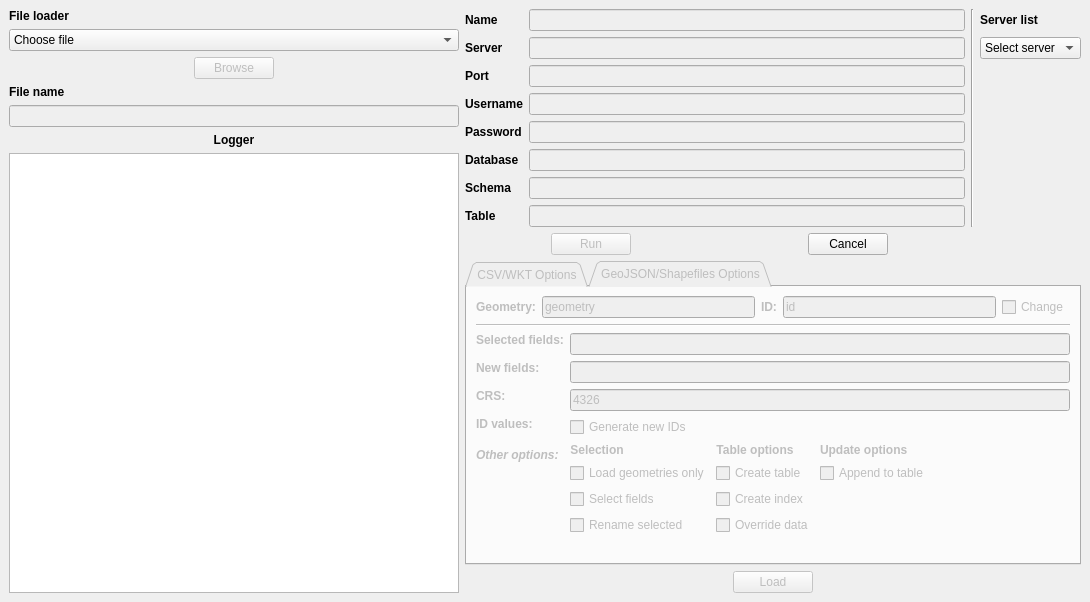
<?xml version="1.0" encoding="UTF-8"?>
<ui version="4.0">
 <class>DataImporter</class>
 <widget class="QMainWindow" name="DataImporter">
  <property name="geometry">
   <rect>
    <x>0</x>
    <y>0</y>
    <width>1090</width>
    <height>602</height>
   </rect>
  </property>
  <property name="windowTitle">
   <string>DataImporter v1.4</string>
  </property>
  <widget class="QWidget" name="centralwidget">
   <layout class="QHBoxLayout" name="horizontalLayout_4">
    <item>
     <layout class="QHBoxLayout" name="horizontalLayout_3">
      <item>
       <layout class="QVBoxLayout" name="verticalLayout">
        <item>
         <widget class="QLabel" name="label_9">
          <property name="sizePolicy">
           <sizepolicy hsizetype="Fixed" vsizetype="Fixed">
            <horstretch>0</horstretch>
            <verstretch>0</verstretch>
           </sizepolicy>
          </property>
          <property name="text">
           <string>&lt;html&gt;&lt;head/&gt;&lt;body&gt;&lt;p align=&quot;center&quot;&gt;&lt;span style=&quot; font-weight:600;&quot;&gt;File loader&lt;/span&gt;&lt;/p&gt;&lt;/body&gt;&lt;/html&gt;</string>
          </property>
         </widget>
        </item>
        <item>
         <widget class="QComboBox" name="fileSelector">
          <property name="sizePolicy">
           <sizepolicy hsizetype="Preferred" vsizetype="Fixed">
            <horstretch>0</horstretch>
            <verstretch>0</verstretch>
           </sizepolicy>
          </property>
          <item>
           <property name="text">
            <string>Choose file</string>
           </property>
          </item>
          <item>
           <property name="text">
            <string>CSV</string>
           </property>
          </item>
          <item>
           <property name="text">
            <string>GeoJSON</string>
           </property>
          </item>
          <item>
           <property name="text">
            <string>Shapefile</string>
           </property>
          </item>
         </widget>
        </item>
        <item alignment="Qt::AlignHCenter">
         <widget class="QPushButton" name="browse">
          <property name="enabled">
           <bool>false</bool>
          </property>
          <property name="sizePolicy">
           <sizepolicy hsizetype="Fixed" vsizetype="Fixed">
            <horstretch>0</horstretch>
            <verstretch>0</verstretch>
           </sizepolicy>
          </property>
          <property name="text">
           <string>Browse</string>
          </property>
         </widget>
        </item>
        <item>
         <widget class="QLabel" name="label_8">
          <property name="sizePolicy">
           <sizepolicy hsizetype="Fixed" vsizetype="Fixed">
            <horstretch>0</horstretch>
            <verstretch>0</verstretch>
           </sizepolicy>
          </property>
          <property name="text">
           <string>&lt;html&gt;&lt;head/&gt;&lt;body&gt;&lt;p&gt;&lt;span style=&quot; font-weight:600;&quot;&gt;File name&lt;/span&gt;&lt;/p&gt;&lt;/body&gt;&lt;/html&gt;</string>
          </property>
         </widget>
        </item>
        <item>
         <widget class="QLineEdit" name="filename">
          <property name="enabled">
           <bool>false</bool>
          </property>
          <property name="sizePolicy">
           <sizepolicy hsizetype="Preferred" vsizetype="Fixed">
            <horstretch>0</horstretch>
            <verstretch>0</verstretch>
           </sizepolicy>
          </property>
         </widget>
        </item>
        <item>
         <widget class="QLabel" name="label_10">
          <property name="sizePolicy">
           <sizepolicy hsizetype="Preferred" vsizetype="Fixed">
            <horstretch>0</horstretch>
            <verstretch>0</verstretch>
           </sizepolicy>
          </property>
          <property name="text">
           <string>&lt;html&gt;&lt;head/&gt;&lt;body&gt;&lt;p align=&quot;center&quot;&gt;&lt;span style=&quot; font-weight:600;&quot;&gt;Logger&lt;/span&gt;&lt;/p&gt;&lt;/body&gt;&lt;/html&gt;</string>
          </property>
         </widget>
        </item>
        <item>
         <widget class="QTextBrowser" name="browser">
          <property name="sizePolicy">
           <sizepolicy hsizetype="Fixed" vsizetype="Preferred">
            <horstretch>1</horstretch>
            <verstretch>0</verstretch>
           </sizepolicy>
          </property>
          <property name="minimumSize">
           <size>
            <width>450</width>
            <height>0</height>
           </size>
          </property>
          <property name="maximumSize">
           <size>
            <width>450</width>
            <height>16777215</height>
           </size>
          </property>
         </widget>
        </item>
       </layout>
      </item>
      <item>
       <layout class="QVBoxLayout" name="verticalLayout_4">
        <item>
         <layout class="QVBoxLayout" name="verticalLayout_3">
          <item>
           <layout class="QGridLayout" name="gridLayout_5">
            <item row="4" column="1">
             <widget class="QLineEdit" name="password">
              <property name="enabled">
               <bool>false</bool>
              </property>
              <property name="echoMode">
               <enum>QLineEdit::Password</enum>
              </property>
             </widget>
            </item>
            <item row="2" column="1">
             <widget class="QLineEdit" name="port">
              <property name="enabled">
               <bool>false</bool>
              </property>
              <property name="text">
               <string/>
              </property>
             </widget>
            </item>
            <item row="5" column="0">
             <widget class="QLabel" name="label_5">
              <property name="sizePolicy">
               <sizepolicy hsizetype="Fixed" vsizetype="Preferred">
                <horstretch>0</horstretch>
                <verstretch>0</verstretch>
               </sizepolicy>
              </property>
              <property name="text">
               <string>&lt;html&gt;&lt;head/&gt;&lt;body&gt;&lt;p&gt;&lt;span style=&quot; font-weight:600;&quot;&gt;Database&lt;/span&gt;&lt;/p&gt;&lt;/body&gt;&lt;/html&gt;</string>
              </property>
             </widget>
            </item>
            <item row="3" column="1">
             <widget class="QLineEdit" name="username">
              <property name="enabled">
               <bool>false</bool>
              </property>
              <property name="text">
               <string/>
              </property>
             </widget>
            </item>
            <item row="1" column="0">
             <widget class="QLabel" name="label">
              <property name="sizePolicy">
               <sizepolicy hsizetype="Fixed" vsizetype="Preferred">
                <horstretch>0</horstretch>
                <verstretch>0</verstretch>
               </sizepolicy>
              </property>
              <property name="text">
               <string>&lt;html&gt;&lt;head/&gt;&lt;body&gt;&lt;p&gt;&lt;span style=&quot; font-weight:600;&quot;&gt;Server&lt;/span&gt;&lt;/p&gt;&lt;/body&gt;&lt;/html&gt;</string>
              </property>
             </widget>
            </item>
            <item row="6" column="1">
             <widget class="QLineEdit" name="schema">
              <property name="enabled">
               <bool>false</bool>
              </property>
              <property name="text">
               <string/>
              </property>
             </widget>
            </item>
            <item row="3" column="0">
             <widget class="QLabel" name="label_4">
              <property name="sizePolicy">
               <sizepolicy hsizetype="Fixed" vsizetype="Preferred">
                <horstretch>0</horstretch>
                <verstretch>0</verstretch>
               </sizepolicy>
              </property>
              <property name="text">
               <string>&lt;html&gt;&lt;head/&gt;&lt;body&gt;&lt;p&gt;&lt;span style=&quot; font-weight:600;&quot;&gt;Username&lt;/span&gt;&lt;/p&gt;&lt;/body&gt;&lt;/html&gt;</string>
              </property>
             </widget>
            </item>
            <item row="7" column="0">
             <widget class="QLabel" name="label_7">
              <property name="sizePolicy">
               <sizepolicy hsizetype="Fixed" vsizetype="Preferred">
                <horstretch>0</horstretch>
                <verstretch>0</verstretch>
               </sizepolicy>
              </property>
              <property name="text">
               <string>&lt;html&gt;&lt;head/&gt;&lt;body&gt;&lt;p&gt;&lt;span style=&quot; font-weight:600;&quot;&gt;Table&lt;/span&gt;&lt;/p&gt;&lt;/body&gt;&lt;/html&gt;</string>
              </property>
             </widget>
            </item>
            <item row="5" column="1">
             <widget class="QLineEdit" name="database">
              <property name="enabled">
               <bool>false</bool>
              </property>
              <property name="text">
               <string/>
              </property>
             </widget>
            </item>
            <item row="4" column="0">
             <widget class="QLabel" name="label_3">
              <property name="sizePolicy">
               <sizepolicy hsizetype="Fixed" vsizetype="Preferred">
                <horstretch>0</horstretch>
                <verstretch>0</verstretch>
               </sizepolicy>
              </property>
              <property name="text">
               <string>&lt;html&gt;&lt;head/&gt;&lt;body&gt;&lt;p&gt;&lt;span style=&quot; font-weight:600;&quot;&gt;Password&lt;/span&gt;&lt;/p&gt;&lt;/body&gt;&lt;/html&gt;</string>
              </property>
             </widget>
            </item>
            <item row="1" column="1">
             <widget class="QLineEdit" name="server">
              <property name="enabled">
               <bool>false</bool>
              </property>
              <property name="text">
               <string/>
              </property>
             </widget>
            </item>
            <item row="2" column="0">
             <widget class="QLabel" name="label_2">
              <property name="sizePolicy">
               <sizepolicy hsizetype="Fixed" vsizetype="Preferred">
                <horstretch>0</horstretch>
                <verstretch>0</verstretch>
               </sizepolicy>
              </property>
              <property name="text">
               <string>&lt;html&gt;&lt;head/&gt;&lt;body&gt;&lt;p&gt;&lt;span style=&quot; font-weight:600;&quot;&gt;Port&lt;/span&gt;&lt;/p&gt;&lt;/body&gt;&lt;/html&gt;</string>
              </property>
             </widget>
            </item>
            <item row="6" column="0">
             <widget class="QLabel" name="label_6">
              <property name="sizePolicy">
               <sizepolicy hsizetype="Fixed" vsizetype="Preferred">
                <horstretch>0</horstretch>
                <verstretch>0</verstretch>
               </sizepolicy>
              </property>
              <property name="text">
               <string>&lt;html&gt;&lt;head/&gt;&lt;body&gt;&lt;p&gt;&lt;span style=&quot; font-weight:600;&quot;&gt;Schema&lt;/span&gt;&lt;/p&gt;&lt;/body&gt;&lt;/html&gt;</string>
              </property>
             </widget>
            </item>
            <item row="7" column="1">
             <widget class="QLineEdit" name="table">
              <property name="enabled">
               <bool>false</bool>
              </property>
             </widget>
            </item>
            <item row="0" column="0">
             <widget class="QLabel" name="label_23">
              <property name="text">
               <string>&lt;html&gt;&lt;head/&gt;&lt;body&gt;&lt;p&gt;&lt;span style=&quot; font-weight:600;&quot;&gt;Name&lt;/span&gt;&lt;/p&gt;&lt;/body&gt;&lt;/html&gt;</string>
              </property>
             </widget>
            </item>
            <item row="0" column="1">
             <widget class="QLineEdit" name="conName">
              <property name="enabled">
               <bool>false</bool>
              </property>
             </widget>
            </item>
            <item row="0" column="2" rowspan="8">
             <widget class="Line" name="line_2">
              <property name="orientation">
               <enum>Qt::Vertical</enum>
              </property>
             </widget>
            </item>
            <item row="0" column="3">
             <widget class="QLabel" name="label_24">
              <property name="text">
               <string>&lt;html&gt;&lt;head/&gt;&lt;body&gt;&lt;p&gt;&lt;span style=&quot; font-weight:600;&quot;&gt;Server list&lt;/span&gt;&lt;/p&gt;&lt;/body&gt;&lt;/html&gt;</string>
              </property>
             </widget>
            </item>
            <item row="1" column="3">
             <widget class="QComboBox" name="serverList">
              <property name="sizeAdjustPolicy">
               <enum>QComboBox::AdjustToContents</enum>
              </property>
              <item>
               <property name="text">
                <string>Select server</string>
               </property>
              </item>
             </widget>
            </item>
            <item row="8" column="0" colspan="3">
             <layout class="QGridLayout" name="gridLayout">
              <item row="0" column="0" alignment="Qt::AlignHCenter">
               <widget class="QPushButton" name="run">
                <property name="enabled">
                 <bool>false</bool>
                </property>
                <property name="sizePolicy">
                 <sizepolicy hsizetype="Fixed" vsizetype="Fixed">
                  <horstretch>0</horstretch>
                  <verstretch>0</verstretch>
                 </sizepolicy>
                </property>
                <property name="text">
                 <string>Run</string>
                </property>
               </widget>
              </item>
              <item row="0" column="1" alignment="Qt::AlignHCenter">
               <widget class="QPushButton" name="cancel">
                <property name="sizePolicy">
                 <sizepolicy hsizetype="Fixed" vsizetype="Fixed">
                  <horstretch>0</horstretch>
                  <verstretch>0</verstretch>
                 </sizepolicy>
                </property>
                <property name="text">
                 <string>Cancel</string>
                </property>
               </widget>
              </item>
             </layout>
            </item>
           </layout>
          </item>
         </layout>
        </item>
        <item>
         <layout class="QGridLayout" name="gridLayout_3">
          <item row="1" column="1">
           <layout class="QHBoxLayout" name="horizontalLayout">
            <item>
             <widget class="QPushButton" name="load">
              <property name="enabled">
               <bool>false</bool>
              </property>
              <property name="sizePolicy">
               <sizepolicy hsizetype="Fixed" vsizetype="Fixed">
                <horstretch>0</horstretch>
                <verstretch>0</verstretch>
               </sizepolicy>
              </property>
              <property name="text">
               <string>Load</string>
              </property>
             </widget>
            </item>
           </layout>
          </item>
          <item row="0" column="1">
           <widget class="QTabWidget" name="fileOptions">
            <property name="enabled">
             <bool>false</bool>
            </property>
            <property name="sizePolicy">
             <sizepolicy hsizetype="MinimumExpanding" vsizetype="MinimumExpanding">
              <horstretch>0</horstretch>
              <verstretch>0</verstretch>
             </sizepolicy>
            </property>
            <property name="tabPosition">
             <enum>QTabWidget::North</enum>
            </property>
            <property name="tabShape">
             <enum>QTabWidget::Triangular</enum>
            </property>
            <property name="currentIndex">
             <number>1</number>
            </property>
            <property name="elideMode">
             <enum>Qt::ElideLeft</enum>
            </property>
            <property name="usesScrollButtons">
             <bool>true</bool>
            </property>
            <property name="documentMode">
             <bool>false</bool>
            </property>
            <property name="tabsClosable">
             <bool>false</bool>
            </property>
            <property name="movable">
             <bool>true</bool>
            </property>
            <property name="tabBarAutoHide">
             <bool>true</bool>
            </property>
            <widget class="QWidget" name="tab">
             <property name="sizePolicy">
              <sizepolicy hsizetype="Expanding" vsizetype="Expanding">
               <horstretch>0</horstretch>
               <verstretch>0</verstretch>
              </sizepolicy>
             </property>
             <attribute name="title">
              <string>CSV/WKT Options</string>
             </attribute>
             <layout class="QVBoxLayout" name="verticalLayout_5">
              <item>
               <layout class="QFormLayout" name="formLayout_2">
                <item row="0" column="0">
                 <widget class="QLabel" name="label_11">
                  <property name="sizePolicy">
                   <sizepolicy hsizetype="Fixed" vsizetype="Fixed">
                    <horstretch>0</horstretch>
                    <verstretch>0</verstretch>
                   </sizepolicy>
                  </property>
                  <property name="text">
                   <string>&lt;html&gt;&lt;head/&gt;&lt;body&gt;&lt;p&gt;&lt;span style=&quot; font-weight:600;&quot;&gt;Delimiter:&lt;/span&gt;&lt;/p&gt;&lt;/body&gt;&lt;/html&gt;</string>
                  </property>
                 </widget>
                </item>
                <item row="0" column="1">
                 <widget class="QComboBox" name="csv">
                  <property name="enabled">
                   <bool>false</bool>
                  </property>
                  <property name="sizePolicy">
                   <sizepolicy hsizetype="Expanding" vsizetype="Fixed">
                    <horstretch>0</horstretch>
                    <verstretch>0</verstretch>
                   </sizepolicy>
                  </property>
                  <item>
                   <property name="text">
                    <string>Choose delimiter</string>
                   </property>
                  </item>
                  <item>
                   <property name="text">
                    <string>Comma</string>
                   </property>
                  </item>
                  <item>
                   <property name="text">
                    <string>Tab</string>
                   </property>
                  </item>
                 </widget>
                </item>
                <item row="1" column="0">
                 <widget class="QLabel" name="label_22">
                  <property name="sizePolicy">
                   <sizepolicy hsizetype="Fixed" vsizetype="Fixed">
                    <horstretch>0</horstretch>
                    <verstretch>0</verstretch>
                   </sizepolicy>
                  </property>
                  <property name="text">
                   <string>&lt;html&gt;&lt;head/&gt;&lt;body&gt;&lt;p&gt;&lt;span style=&quot; font-weight:600;&quot;&gt;CRS:&lt;/span&gt;&lt;/p&gt;&lt;/body&gt;&lt;/html&gt;</string>
                  </property>
                 </widget>
                </item>
                <item row="1" column="1">
                 <widget class="QLineEdit" name="csvcrs">
                  <property name="text">
                   <string>4326</string>
                  </property>
                 </widget>
                </item>
               </layout>
              </item>
             </layout>
            </widget>
            <widget class="QWidget" name="tab_3">
             <property name="sizePolicy">
              <sizepolicy hsizetype="MinimumExpanding" vsizetype="MinimumExpanding">
               <horstretch>0</horstretch>
               <verstretch>0</verstretch>
              </sizepolicy>
             </property>
             <attribute name="title">
              <string>GeoJSON/Shapefiles Options</string>
             </attribute>
             <layout class="QVBoxLayout" name="verticalLayout_6">
              <item>
               <layout class="QGridLayout" name="gridLayout_2">
                <item row="0" column="0">
                 <layout class="QHBoxLayout" name="horizontalLayout_2">
                  <item>
                   <widget class="QLabel" name="label_13">
                    <property name="sizePolicy">
                     <sizepolicy hsizetype="Fixed" vsizetype="Fixed">
                      <horstretch>0</horstretch>
                      <verstretch>0</verstretch>
                     </sizepolicy>
                    </property>
                    <property name="text">
                     <string>&lt;html&gt;&lt;head/&gt;&lt;body&gt;&lt;p&gt;&lt;span style=&quot; font-weight:600;&quot;&gt;Geometry:&lt;/span&gt;&lt;/p&gt;&lt;/body&gt;&lt;/html&gt;</string>
                    </property>
                   </widget>
                  </item>
                  <item>
                   <widget class="QLineEdit" name="jsonGeom">
                    <property name="enabled">
                     <bool>false</bool>
                    </property>
                    <property name="text">
                     <string>geometry</string>
                    </property>
                   </widget>
                  </item>
                  <item>
                   <widget class="QLabel" name="label_12">
                    <property name="sizePolicy">
                     <sizepolicy hsizetype="Fixed" vsizetype="Fixed">
                      <horstretch>0</horstretch>
                      <verstretch>0</verstretch>
                     </sizepolicy>
                    </property>
                    <property name="text">
                     <string>&lt;html&gt;&lt;head/&gt;&lt;body&gt;&lt;p&gt;&lt;span style=&quot; font-weight:600;&quot;&gt;ID:&lt;/span&gt;&lt;/p&gt;&lt;/body&gt;&lt;/html&gt;</string>
                    </property>
                   </widget>
                  </item>
                  <item>
                   <widget class="QLineEdit" name="jsonID">
                    <property name="enabled">
                     <bool>false</bool>
                    </property>
                    <property name="text">
                     <string>id</string>
                    </property>
                   </widget>
                  </item>
                  <item>
                   <widget class="QCheckBox" name="defaultChecker">
                    <property name="sizePolicy">
                     <sizepolicy hsizetype="Fixed" vsizetype="Fixed">
                      <horstretch>0</horstretch>
                      <verstretch>0</verstretch>
                     </sizepolicy>
                    </property>
                    <property name="text">
                     <string>Change</string>
                    </property>
                   </widget>
                  </item>
                 </layout>
                </item>
                <item row="3" column="0">
                 <layout class="QFormLayout" name="formLayout_3">
                  <item row="0" column="0">
                   <widget class="QLabel" name="label_16">
                    <property name="sizePolicy">
                     <sizepolicy hsizetype="Fixed" vsizetype="Fixed">
                      <horstretch>0</horstretch>
                      <verstretch>0</verstretch>
                     </sizepolicy>
                    </property>
                    <property name="text">
                     <string>&lt;html&gt;&lt;head/&gt;&lt;body&gt;&lt;p&gt;&lt;span style=&quot; font-weight:600;&quot;&gt;Selected fields:&lt;/span&gt;&lt;/p&gt;&lt;/body&gt;&lt;/html&gt;</string>
                    </property>
                   </widget>
                  </item>
                  <item row="0" column="1">
                   <widget class="QLineEdit" name="selectFields">
                    <property name="enabled">
                     <bool>false</bool>
                    </property>
                   </widget>
                  </item>
                  <item row="1" column="0">
                   <widget class="QLabel" name="label_17">
                    <property name="sizePolicy">
                     <sizepolicy hsizetype="Fixed" vsizetype="Fixed">
                      <horstretch>0</horstretch>
                      <verstretch>0</verstretch>
                     </sizepolicy>
                    </property>
                    <property name="text">
                     <string>&lt;html&gt;&lt;head/&gt;&lt;body&gt;&lt;p&gt;&lt;span style=&quot; font-weight:600;&quot;&gt;New fields:&lt;/span&gt;&lt;/p&gt;&lt;/body&gt;&lt;/html&gt;</string>
                    </property>
                   </widget>
                  </item>
                  <item row="1" column="1">
                   <widget class="QLineEdit" name="renameFields">
                    <property name="enabled">
                     <bool>false</bool>
                    </property>
                   </widget>
                  </item>
                  <item row="2" column="0">
                   <widget class="QLabel" name="label_15">
                    <property name="sizePolicy">
                     <sizepolicy hsizetype="Fixed" vsizetype="Fixed">
                      <horstretch>0</horstretch>
                      <verstretch>0</verstretch>
                     </sizepolicy>
                    </property>
                    <property name="text">
                     <string>&lt;html&gt;&lt;head/&gt;&lt;body&gt;&lt;p&gt;&lt;span style=&quot; font-weight:600;&quot;&gt;CRS:&lt;/span&gt;&lt;/p&gt;&lt;/body&gt;&lt;/html&gt;</string>
                    </property>
                   </widget>
                  </item>
                  <item row="2" column="1">
                   <widget class="QLineEdit" name="jsoncrs">
                    <property name="text">
                     <string>4326</string>
                    </property>
                   </widget>
                  </item>
                  <item row="3" column="0">
                   <widget class="QLabel" name="label_21">
                    <property name="sizePolicy">
                     <sizepolicy hsizetype="Fixed" vsizetype="Fixed">
                      <horstretch>0</horstretch>
                      <verstretch>0</verstretch>
                     </sizepolicy>
                    </property>
                    <property name="text">
                     <string>&lt;html&gt;&lt;head/&gt;&lt;body&gt;&lt;p&gt;&lt;span style=&quot; font-weight:600;&quot;&gt;ID values:&lt;/span&gt;&lt;/p&gt;&lt;/body&gt;&lt;/html&gt;</string>
                    </property>
                   </widget>
                  </item>
                  <item row="3" column="1">
                   <widget class="QCheckBox" name="genIDs">
                    <property name="sizePolicy">
                     <sizepolicy hsizetype="Fixed" vsizetype="Fixed">
                      <horstretch>0</horstretch>
                      <verstretch>0</verstretch>
                     </sizepolicy>
                    </property>
                    <property name="text">
                     <string>Generate new IDs</string>
                    </property>
                   </widget>
                  </item>
                  <item row="4" column="1">
                   <layout class="QGridLayout" name="gridLayout_4">
                    <item row="0" column="0">
                     <widget class="QLabel" name="label_18">
                      <property name="sizePolicy">
                       <sizepolicy hsizetype="Fixed" vsizetype="Fixed">
                        <horstretch>0</horstretch>
                        <verstretch>0</verstretch>
                       </sizepolicy>
                      </property>
                      <property name="text">
                       <string>&lt;html&gt;&lt;head/&gt;&lt;body&gt;&lt;p align=&quot;center&quot;&gt;&lt;span style=&quot; font-weight:600;&quot;&gt;Selection&lt;/span&gt;&lt;/p&gt;&lt;/body&gt;&lt;/html&gt;</string>
                      </property>
                     </widget>
                    </item>
                    <item row="2" column="1">
                     <widget class="QCheckBox" name="createIndex">
                      <property name="sizePolicy">
                       <sizepolicy hsizetype="Fixed" vsizetype="Fixed">
                        <horstretch>0</horstretch>
                        <verstretch>0</verstretch>
                       </sizepolicy>
                      </property>
                      <property name="text">
                       <string>Create index</string>
                      </property>
                     </widget>
                    </item>
                    <item row="1" column="1">
                     <widget class="QCheckBox" name="createTable">
                      <property name="sizePolicy">
                       <sizepolicy hsizetype="Fixed" vsizetype="Fixed">
                        <horstretch>0</horstretch>
                        <verstretch>0</verstretch>
                       </sizepolicy>
                      </property>
                      <property name="text">
                       <string>Create table</string>
                      </property>
                     </widget>
                    </item>
                    <item row="2" column="0">
                     <widget class="QCheckBox" name="selectChecker">
                      <property name="sizePolicy">
                       <sizepolicy hsizetype="Fixed" vsizetype="Fixed">
                        <horstretch>0</horstretch>
                        <verstretch>0</verstretch>
                       </sizepolicy>
                      </property>
                      <property name="text">
                       <string>Select fields</string>
                      </property>
                     </widget>
                    </item>
                    <item row="1" column="0">
                     <widget class="QCheckBox" name="skipChecker">
                      <property name="sizePolicy">
                       <sizepolicy hsizetype="Fixed" vsizetype="Fixed">
                        <horstretch>0</horstretch>
                        <verstretch>0</verstretch>
                       </sizepolicy>
                      </property>
                      <property name="text">
                       <string>Load geometries only</string>
                      </property>
                     </widget>
                    </item>
                    <item row="3" column="0">
                     <widget class="QCheckBox" name="renameChecker">
                      <property name="enabled">
                       <bool>false</bool>
                      </property>
                      <property name="sizePolicy">
                       <sizepolicy hsizetype="Fixed" vsizetype="Fixed">
                        <horstretch>0</horstretch>
                        <verstretch>0</verstretch>
                       </sizepolicy>
                      </property>
                      <property name="text">
                       <string>Rename selected</string>
                      </property>
                     </widget>
                    </item>
                    <item row="0" column="1">
                     <widget class="QLabel" name="label_19">
                      <property name="sizePolicy">
                       <sizepolicy hsizetype="Fixed" vsizetype="Fixed">
                        <horstretch>0</horstretch>
                        <verstretch>0</verstretch>
                       </sizepolicy>
                      </property>
                      <property name="text">
                       <string>&lt;html&gt;&lt;head/&gt;&lt;body&gt;&lt;p align=&quot;center&quot;&gt;&lt;span style=&quot; font-weight:600;&quot;&gt;Table options&lt;/span&gt;&lt;/p&gt;&lt;/body&gt;&lt;/html&gt;</string>
                      </property>
                     </widget>
                    </item>
                    <item row="3" column="1">
                     <widget class="QCheckBox" name="truncateData">
                      <property name="sizePolicy">
                       <sizepolicy hsizetype="Fixed" vsizetype="Fixed">
                        <horstretch>0</horstretch>
                        <verstretch>0</verstretch>
                       </sizepolicy>
                      </property>
                      <property name="text">
                       <string>Override data</string>
                      </property>
                     </widget>
                    </item>
                    <item row="0" column="2">
                     <widget class="QLabel" name="label_20">
                      <property name="text">
                       <string>&lt;html&gt;&lt;head/&gt;&lt;body&gt;&lt;p&gt;&lt;span style=&quot; font-weight:600;&quot;&gt;Update options&lt;/span&gt;&lt;/p&gt;&lt;/body&gt;&lt;/html&gt;</string>
                      </property>
                     </widget>
                    </item>
                    <item row="1" column="2">
                     <widget class="QCheckBox" name="append">
                      <property name="text">
                       <string>Append to table</string>
                      </property>
                     </widget>
                    </item>
                   </layout>
                  </item>
                  <item row="4" column="0">
                   <widget class="QLabel" name="label_14">
                    <property name="text">
                     <string>&lt;html&gt;&lt;head/&gt;&lt;body&gt;&lt;p&gt;&lt;span style=&quot; font-weight:600; font-style:italic;&quot;&gt;Other options:&lt;/span&gt;&lt;/p&gt;&lt;/body&gt;&lt;/html&gt;</string>
                    </property>
                   </widget>
                  </item>
                 </layout>
                </item>
                <item row="1" column="0">
                 <widget class="Line" name="line">
                  <property name="orientation">
                   <enum>Qt::Horizontal</enum>
                  </property>
                 </widget>
                </item>
               </layout>
              </item>
             </layout>
            </widget>
           </widget>
          </item>
         </layout>
        </item>
       </layout>
      </item>
     </layout>
    </item>
   </layout>
  </widget>
 </widget>
 <tabstops>
  <tabstop>fileSelector</tabstop>
  <tabstop>browse</tabstop>
  <tabstop>filename</tabstop>
  <tabstop>browser</tabstop>
  <tabstop>serverList</tabstop>
  <tabstop>conName</tabstop>
  <tabstop>server</tabstop>
  <tabstop>port</tabstop>
  <tabstop>username</tabstop>
  <tabstop>password</tabstop>
  <tabstop>database</tabstop>
  <tabstop>schema</tabstop>
  <tabstop>table</tabstop>
  <tabstop>run</tabstop>
  <tabstop>cancel</tabstop>
  <tabstop>fileOptions</tabstop>
  <tabstop>jsonGeom</tabstop>
  <tabstop>jsonID</tabstop>
  <tabstop>defaultChecker</tabstop>
  <tabstop>selectFields</tabstop>
  <tabstop>renameFields</tabstop>
  <tabstop>jsoncrs</tabstop>
  <tabstop>genIDs</tabstop>
  <tabstop>skipChecker</tabstop>
  <tabstop>selectChecker</tabstop>
  <tabstop>renameChecker</tabstop>
  <tabstop>createTable</tabstop>
  <tabstop>createIndex</tabstop>
  <tabstop>truncateData</tabstop>
  <tabstop>append</tabstop>
  <tabstop>load</tabstop>
  <tabstop>csv</tabstop>
  <tabstop>csvcrs</tabstop>
 </tabstops>
 <resources/>
 <connections/>
</ui>
